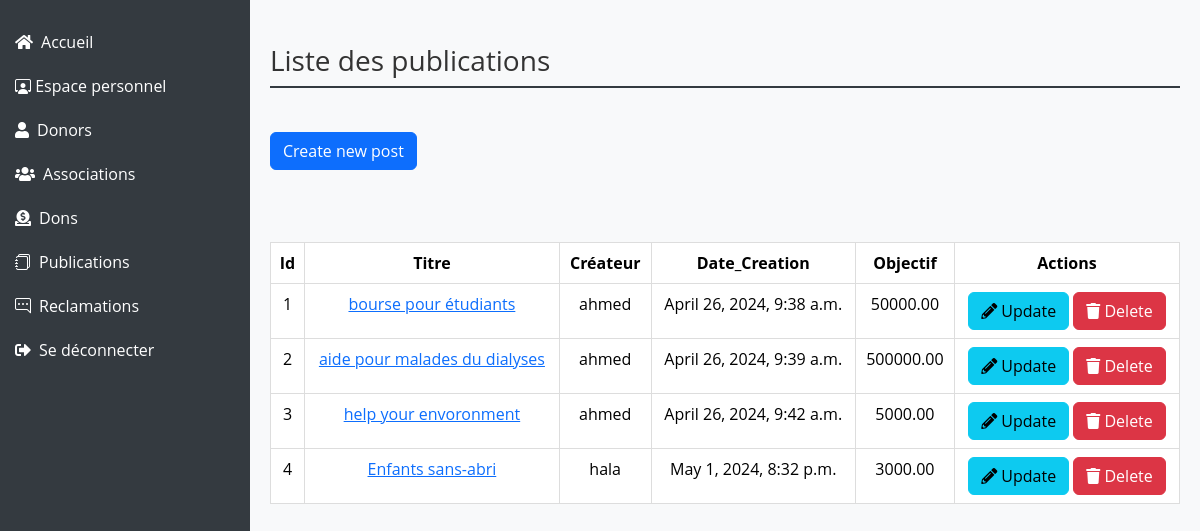
The app's page /publications/publications/, older data.
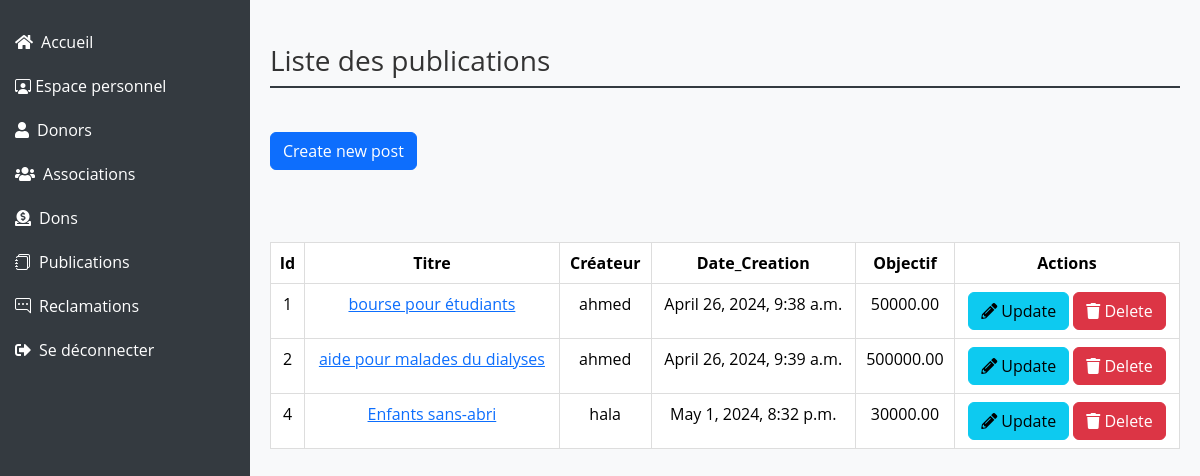
The same page, newer data.
### publications/models.py (models this page shows, shortened)
class Publication(models.Model):
    id=models.AutoField(primary_key=True)
    titre=models.CharField(max_length=150)
    contenu=models.TextField()
    date=models.DateTimeField(default=timezone.now)
    image=models.ImageField(upload_to='photos/%y/%m/%d', blank=True)
    montant=models.DecimalField(max_digits=20,decimal_places=2)
    user=models.ForeignKey(User,on_delete=models.CASCADE,null=True)
    category = models.ForeignKey(Category, on_delete=models.CASCADE,null=True,blank=True)
    objects = models.Manager()

### users/models.py (models this page shows)
class User(AbstractUser):
    is_association= models.BooleanField(default=True)
    is_donor = models.BooleanField(default=False)
    is_admin = models.BooleanField(default=False)
    groups = models.ManyToManyField(Group, related_name='user_groups')
    user_permissions = models.ManyToManyField(Permission, related_name='user_permissions')

### publications/views.py (the view)
# urls.py: path('publications/', include('publications.urls')),
def publications(request):
    publications = Publication.objects.all()
    return render(request, 'publications/publications.html', {'publications': publications})

### templates/publications/publications.html (shortened to what this page needs)
{% load static %}
<!DOCTYPE html>
<html lang="en">
<head>
    <link href="https://cdn.jsdelivr.net/npm/bootstrap@5.3.2/dist/css/bootstrap.min.css" rel="stylesheet">
    <link href="https://cdnjs.cloudflare.com/ajax/libs/font-awesome/5.15.4/css/all.min.css" rel="stylesheet">
    <link href="https://cdn.jsdelivr.net/npm/bootstrap-icons/font/bootstrap-icons.css" rel="stylesheet">
</head>
<body>
<div class="sidebar">
    <ul class="nav flex-column">
        <li class="nav-item">
            <a class="nav-link text-white" href="/"><i class="fas fa-home me-2"></i>Accueil</a>
        </li>
        <li class="nav-item">
            <a class="nav-link text-white" href="{% url 'dashboardAdmin' %}"><i class="bi bi-person-workspace"></i></i> Espace personnel</a>
        </li>
        <li class="nav-item">
            <a class="nav-link text-white" href="{% url 'donors' %}"><i class="fas fa-user me-2"></i>Donors</a>
        </li>
        <li class="nav-item">
            <a class="nav-link text-white" href="{% url 'associations' %}"><i class="fas fa-users me-2"></i>Associations</a>
        </li>
        <li class="nav-item">
            <a class="nav-link text-white" href="{% url 'dons' %}"><i class="fas fa-donate me-2"></i>Dons</a>
        </li>
        <li class="nav-item">
            <a class="nav-link text-white" href="{% url 'publications' %}"><i class="bi bi-journals me-2"></i>Publications</a>
        </li>
        <li class="nav-item">
            <a class="nav-link text-white" href="{% url 'reclamations' %}"><i class="bi bi-chat-right-dots me-2"></i>Reclamations</a>
        </li>
        <li class="nav-item">
            <a class="nav-link text-white" href="{% url 'logout' %}"><i class="fas fa-sign-out-alt me-2"></i>Se déconnecter</a>
        </li>
    </ul>
</div>
<div class="main-content">
    <h1 class="mt-4">Liste des publications</h1>
    <br>
    <a href="{% url 'create' %}" class="btn btn-primary">Create new post</a>
    <br>
    <br>
    <br>
    {% if publications %}
        <div class="table-responsive mt-4">
            <table class="table table-bordered table-hover">
                <thead class="thead-dark">
                    <tr>
                        <th style="text-align: center">Id</th>
                        <th style="text-align: center">Titre</th>
                        <th style="text-align: center">Créateur</th>
                        <th style="text-align: center">Date_Creation</th>
                        <th style="text-align: center">Objectif </th>
                        <th style="text-align: center">Actions</th>
                    </tr>
                </thead>
                <tbody>
                    {% for p in publications %}
                    <tr>
                        <td style="text-align: center"> {{ p.id }}</td>
                        <td style="text-align: center">
                            <a href="{% url 'detail' p.id %}">{{ p.titre }}</a>
                        </td>
                        <td style="text-align: center"> {{ p.user.first_name}}</td>
                        <td style="text-align: center"> {{ p.date }}</td>
                        <td style="text-align: center"> {{ p.montant }}</td>
                        <td style="text-align: center">
                            <a href="{% url 'update' p.id %}" class="btn btn-info"><i class="fas fa-pencil-alt"></i> Update</a>
                            <a href="{% url 'delete' p.id %}" class="btn btn-danger"><i class="fas fa-trash"></i> Delete</a>
                        </td>
                    </tr>
                    {% endfor %}
                </tbody>
            </table>
        </div>
    {% endif %}
</div>
</body>
</html>

Row changes from the older to the newer data that the page shows:
removed Publication: id "3", titre "help your envoronment", user.first_name "ahmed", date "April 26, 2024, 9:42 a.m.", montant "5000.00"
changed Publication "Enfants sans-abri": montant "3000.00" → "30000.00"
